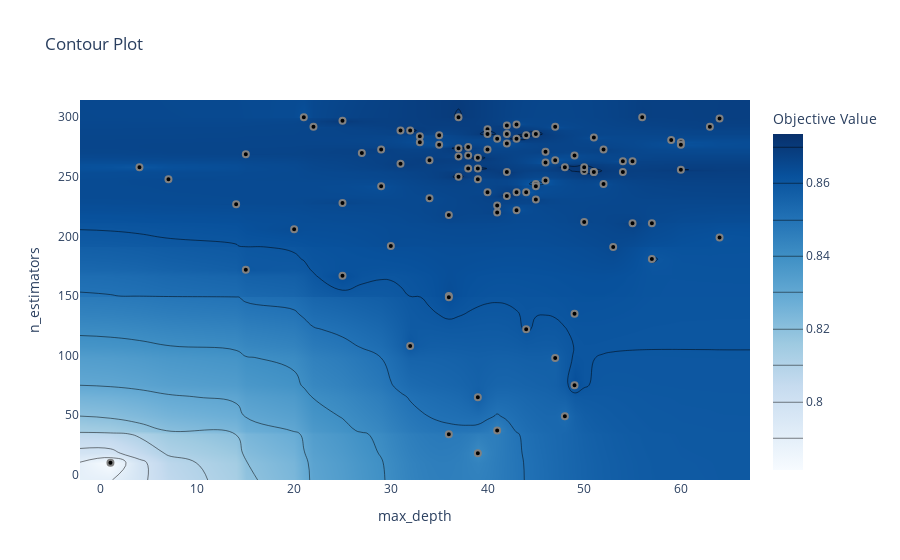

Here is the notebook cell this chart was saved with:
### Code cell
optuna.visualization.plot_contour(study, params=['n_estimators', 'max_depth'])

### Figure 1 — Plotly figure (JSON) as saved in the notebook; plotly's stock layout.template omitted (floating-point values rounded to 4 significant figures; data arrays with more than 128 entries replaced by an {"elided": "..."} marker saying what was removed)
{"data": [{"colorbar": {"title": {"text": "Objective Value"}}, "colorscale": [[0, "rgb(247,251,255)"], [0.125, "rgb(222,235,247)"], [0.25, "rgb(198,219,239)"], [0.375, "rgb(158,202,225)"], [0.5, "rgb(107,174,214)"], [0.625, "rgb(66,146,198)"], [0.75, "rgb(33,113,181)"], [0.875, "rgb(8,81,156)"], [1, "rgb(8,48,107)"]], "connectgaps": true, "contours": {"coloring": "heatmap"}, "hoverinfo": "none", "line": {"smoothing": 1.3}, "reversescale": false, "type": "contour", "x": [-2.15, 1, 4, 7, 14, 15, 20, 21, 22, 25, 27, 29, 30, 31, 32, 33, 34, 35, 36, 37, 38, 39, 40, 41, 42, 43, 44, 45, 46, 47, 48, 49, 50, 51, 52, 53, 54, 55, 56, 57, 59, 60, 63, 64, 67.15], "y": [-4.5, 10, 18, 34, 37, 49, 65, 75, 98, 108, 122, 135, 149, 150, 167, 172, 181, 191, 192, 199, 206, 211, 212, 218, 220, 222, 226, 227, 228, 231, 232, 234, 237, 242, 244, 247, 248, 250, 254, 255, 256, 257, 258, 261, 262, 263, 264, 266, 267, 268, 269, 270, 271, 273, 274, 275, 277, 278, 279, 281, 282, 283, 284, 285, 286, 289, 290, 292, 293, 294, 297, 299, 300, 314.5], "z": {"elided": "74x45 float values"}}, {"marker": {"color": "black", "line": {"color": "Grey", "width": 2}}, "mode": "markers", "showlegend": false, "type": "scatter", "x": [57, 36, 41, 48, 44, 39, 25, 14, 1, 55, 22, 64, 25, 25, 54, 15, 32, 4, 30, 51, 15, 52, 64, 59, 46, 49, 36, 57, 29, 60, 20, 63, 56, 52, 60, 43, 42, 38, 49, 41, 36, 45, 42, 42, 47, 50, 34, 41, 60, 27, 21, 51, 50, 50, 54, 45, 53, 39, 39, 47, 44, 39, 38, 33, 44, 40, 37, 43, 35, 32, 31, 47, 40, 39, 29, 33, 43, 7, 49, 35, 40, 45, 46, 37, 42, 37, 31, 40, 37, 34, 43, 48, 45, 42, 51, 38, 55, 46, 41, 36], "y": [211, 34, 37, 49, 122, 65, 297, 227, 10, 211, 292, 299, 228, 167, 263, 172, 108, 258, 192, 254, 269, 244, 199, 281, 247, 135, 218, 181, 242, 279, 206, 292, 300, 273, 256, 237, 254, 257, 75, 226, 150, 244, 234, 286, 264, 255, 232, 220, 277, 270, 300, 254, 258, 212, 254, 231, 191, 257, 248, 98, 285, 266, 268, 284, 237, 290, 267, 282, 277, 289, 261, 292, 286, 18, 273, 279, 294, 248, 268, 285, 237, 286, 262, 274, 278, 300, 289, 273, 250, 264, 222, 258, 242, 293, 283, 275, 263, 271, 282, 149]}], "layout": {"title": {"text": "Contour Plot"}, "xaxis": {"range": [-2.15, 67.15], "title": {"text": "max_depth"}}, "yaxis": {"range": [-4.5, 314.5], "title": {"text": "n_estimators"}}}}
